Frame 1 (no input): blank canvas, image omitted
Frame 60 (no input): blank canvas, image omitted
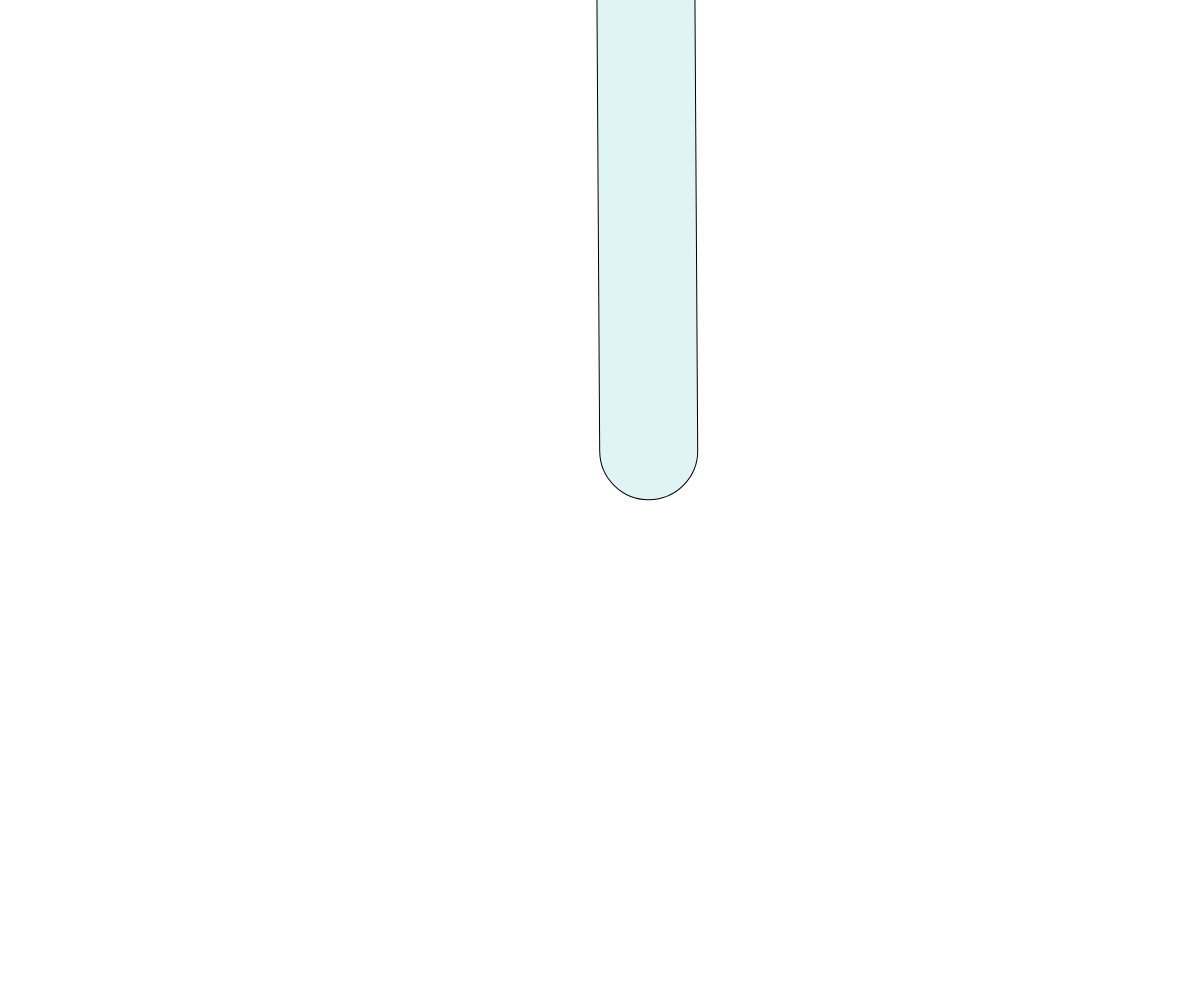
Frame 120 (the mouse pressed at the canvas centre since frame 60)

The p5.js sketch whose frames 1 and 60 were blank and that drew this single picture after the mouse press (run headless with seeded random() and noise() and a simulated clock; from frame 60 on, the mouse is pressed at the canvas centre):

// p5.js sketch
// ── sketch.js
function setup() {
  createCanvas(windowWidth, windowHeight);
  background(255);
  randomSeed(1345245);
  // angleMode(DEGREES);

}

function draw() {

}

function mousePressed() {
  // drawRandomCircle(mouseX, mouseY, 50, 10);

  // let new_circle = new Circle(mouseX, mouseY, 50);
  // new_circle.draw();
  let new_rect = new Rect(mouseX, mouseY, random(70,300), random(70,500), random(50,110), 500, random(2*PI));
  new_rect.draw();

  // print("mouse clicked");

}

class Circle {
  constructor(x, y, r) {
    this.x = x;
    this.y = y;
    this.r = r;

  }

  draw() {
    fill(random(255), random(255), random(255));
    ellipse(this.x, this.y, this.r * 2, this.r * 2);
  }
}

function drawRandomCircle(x=random(width), y=random(height), r=random(10,50), alpha=255){
  fill(random(255), random(255), random(255));
  ellipse(this.x, this.y, this.r * 2, this.r * 2);
}

// ── rect.js
class Rect {
  constructor(x, y, w, h, alpha, rad, angle) {
    this.x = x;
    this.y = y;
    this.w = w;
    this.h = h;
    this.alpha = alpha;
    this.rad = rad;
    this.angle = angle;

    if (this.rad > this.w && this.rad > 300){
      this.w = this.rad * 2;
    }

  }
  draw() {
    push();
    translate(this.x, this.y);
    rotate(this.angle);
    fill(random(10,160), random(100,220), random(100,255), this.alpha);
    rect(0, 0, this.w, this.h, this.rad);
    pop();
  }
}
